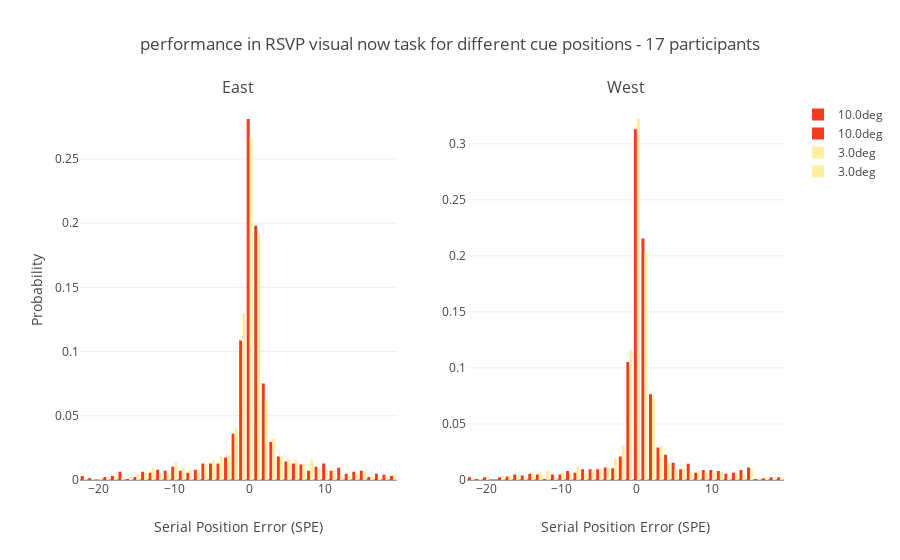

Notebook source saved alongside this figure:
### Code cell
from plotly import tools

trace = [[]]*2
ecc_length = len(data['cueEccentricity1'].unique())

for i,cuePos in enumerate(data['cueSpatialPos1'].unique()):
    cuePosdata = data[data['cueSpatialPos1']==cuePos]
    temp1 = []
    for j,ecc in enumerate(cuePosdata['cueEccentricity1'].unique().sort()):
        ecc_data = cuePosdata[cuePosdata['cueEccentricity1']==ecc]
        temp1.append(go.Histogram(x = ecc_data['responsePosRelative0'].to_numpy(), 
                                  histnorm='probability',name = str(ecc) + 'deg', opacity = 1, marker = dict(color = colors[j])))
    trace[i] = temp1

if data['cueSpatialPos1'].unique()[0] == [-1.0,0.0]:
    titles = ('West','East')
else:
    titles = ('East','West')
    
fig = tools.make_subplots(rows=1, cols=2, subplot_titles = titles)
fig['layout'].update(barmode='group', title = 'performance in RSVP visual now task for different cue positions - '+str(int(len(data)/280))+' participants')
#fig['layout']['xaxis3'].update(title='position of reported item relative to the true item', range = [-2,2])
#fig['layout']['xaxis4'].update(title='position of reported item relative to the true item', range = [-2,2])
fig['layout']['xaxis1'].update(title='Serial Position Error (SPE)')
fig['layout']['xaxis2'].update(title='Serial Position Error (SPE)')
fig['layout']['yaxis1'].update(title='Probability')
#fig['layout']['yaxis3'].update(title='Frequency')
for i in range(ecc_length):
    fig.add_trace(trace[0][ecc_length-1-i], 1, 1)
    fig.add_trace(trace[1][ecc_length-1-i], 1, 2)
    #fig.append_trace(trace[2][i], 2, 1)
    #fig.append_trace(trace[3][i], 2, 2)
iplot(fig, filename='SPE_distributions_East_West')

### Figure 1 — Plotly figure (JSON) as saved in the notebook; plotly's stock layout.template omitted (floating-point values rounded to 4 significant figures; data arrays with more than 128 entries replaced by an {"elided": "..."} marker saying what was removed)
{"data": [{"histnorm": "probability", "marker": {"color": "rgb(240,59,32)"}, "name": "10.0deg", "opacity": 1, "type": "histogram", "uid": "7240f641-54d9-4e7a-ac30-9930f1dd6b7a", "x": {"elided": "1252 int values"}, "xaxis": "x", "yaxis": "y"}, {"histnorm": "probability", "marker": {"color": "rgb(240,59,32)"}, "name": "10.0deg", "opacity": 1, "type": "histogram", "uid": "7b19f1d7-52c2-46a9-835f-b42d2071546d", "x": {"elided": "1243 int values"}, "xaxis": "x2", "yaxis": "y2"}, {"histnorm": "probability", "marker": {"color": "rgb(255,237,160)"}, "name": "3.0deg", "opacity": 1, "type": "histogram", "uid": "62546374-adb1-42b3-a51f-b2fb6da683e0", "x": {"elided": "1249 int values"}, "xaxis": "x", "yaxis": "y"}, {"histnorm": "probability", "marker": {"color": "rgb(255,237,160)"}, "name": "3.0deg", "opacity": 1, "type": "histogram", "uid": "e25133f0-113d-4ebc-9d99-7a3902d339e0", "x": {"elided": "1251 int values"}, "xaxis": "x2", "yaxis": "y2"}], "layout": {"annotations": [{"font": {"size": 16}, "showarrow": false, "text": "East", "x": 0.225, "xanchor": "center", "xref": "paper", "y": 1, "yanchor": "bottom", "yref": "paper"}, {"font": {"size": 16}, "showarrow": false, "text": "West", "x": 0.775, "xanchor": "center", "xref": "paper", "y": 1, "yanchor": "bottom", "yref": "paper"}], "barmode": "group", "title": {"text": "performance in RSVP visual now task for different cue positions - 17 participants"}, "xaxis": {"anchor": "y", "domain": [0, 0.45], "title": {"text": "Serial Position Error (SPE)"}}, "xaxis2": {"anchor": "y2", "domain": [0.55, 1], "title": {"text": "Serial Position Error (SPE)"}}, "yaxis": {"anchor": "x", "domain": [0, 1], "title": {"text": "Probability"}}, "yaxis2": {"anchor": "x2", "domain": [0, 1]}}}
